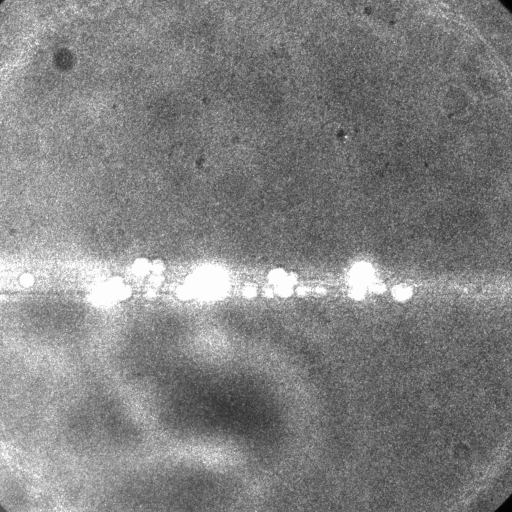
#> input picture images/m_X1.tif, 1024 x 1024 px (shown at 1/2 size)
$ python -i ransac.py   (imports and definitions only)
#> lines starting #> are read from the running program, lines starting #| are printed output that depends on the picture; after the words box and inside, x2 and y2 are one past the last pixel; in counts of white or black regions, pixels touching at a corner belong together
#> further down, picture is the input picture: shape (1024, 1024); min 0, max 253, mean 129.5
import numpy as np
import random
import cv2 as cv
import pandas as pd

from skimage import img_as_ubyte
from skimage.feature import canny

# [198 lines left out: functions random_points, change_frame_of_reference, distance_to_ellipse, distance_2_points, general_ellipse, innerLuminosity, not called in this run]

def image_processing(img,
                     d = 7, sigmaColor = 50, sigmaSpace = 50,
                     sigma = 2.5, ksize = 4):
  '''
  Processes the inputed image and returns its contours.
  -------
  Parameters:
  img : Mat, np.ndarray-like. Variable returned by opencv functions.
        Source image.
  d, sigmaColor, sigmaSpace : int, positive.
                              Parameters for bilateral filter.
  sigma : float, positive
  ksize : int
          Parameter for dilate. Size of the square window.
  '''
#> called with d = 7, sigmaColor = 50, sigmaSpace = 50, sigma = 2.5, ksize = 4
  out = cv.bilateralFilter(img, d, sigmaColor, sigmaSpace)
  out = img_as_ubyte(canny(out, sigma))
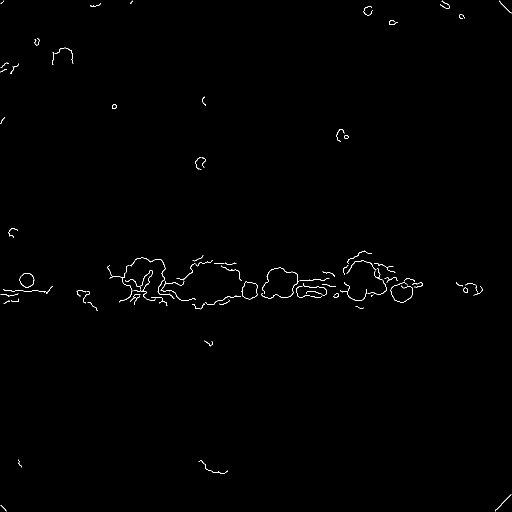
#> out: shape (1024, 1024) (shown at 1/2 size); 0.43% white in thin lines or dots

  kernel = np.ones((ksize, ksize))
  out = cv.morphologyEx(out, cv.MORPH_DILATE, kernel)
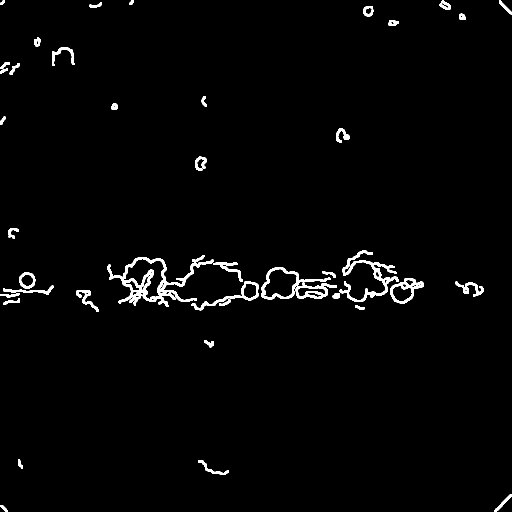
#> out: shape (1024, 1024) (shown at 1/2 size); 1.9% white; 44 white regions

  contours = cv.findContours(out,cv.RETR_EXTERNAL,cv.CHAIN_APPROX_NONE)
#> contours = 44 contours; largest, box (x1, y1, x2, y2) and area: (214, 510, 427, 614) 4344, (522, 534, 661, 599) 3861, (780, 556, 848, 607) 1928, (679, 520, 798, 604) 1792, (383, 562, 518, 621) 1544
  contours = contours[0] if len(contours) == 2 else contours[1]

  return contours


# [119 lines left out: functions ransac, toDF, not called in this run]

>>> import cv2
>>> picture = cv2.imread('../images/m_X1.tif', cv2.IMREAD_GRAYSCALE)
>>> result = image_processing(picture)
#> result has the same summary as contours in image_processing

$ run again, on images/m_X10.tif
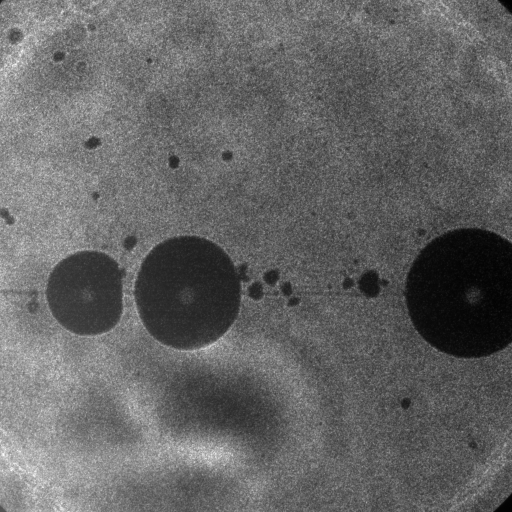
#> input picture images/m_X10.tif, 1024 x 1024 px (shown at 1/2 size)
#> picture is the input picture: shape (1024, 1024); min 0, max 253, mean 100.5
#> in image_processing, `out = img_as_ubyte(canny(out, sigma))`:
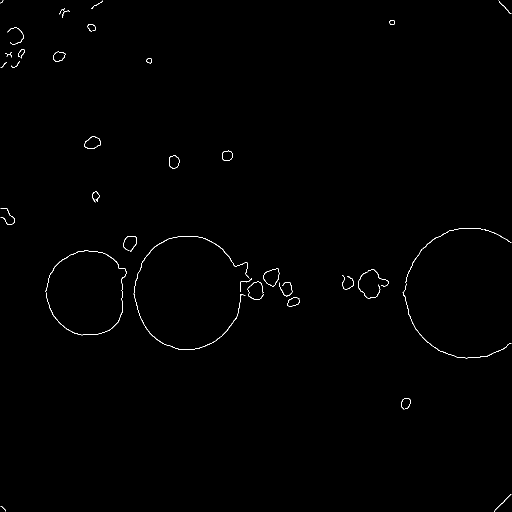
#> out: shape (1024, 1024) (shown at 1/2 size); 0.4% white in thin lines or dots
#> in image_processing, `out = cv.morphologyEx(out, cv.MORPH_DILATE, kernel)`:
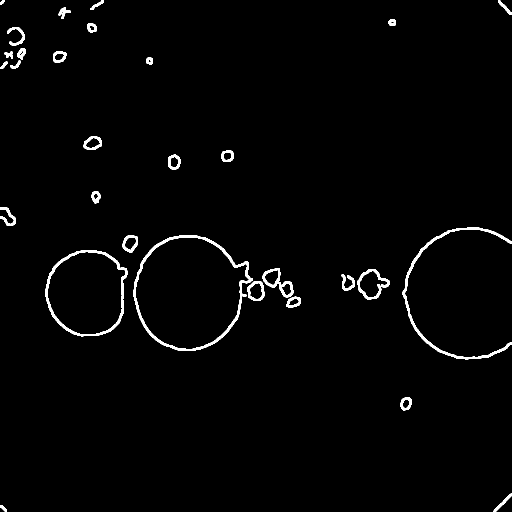
#> out: shape (1024, 1024) (shown at 1/2 size); 1.7% white; 30 white regions
#> contours = 30 contours; largest, box (x1, y1, x2, y2) and area: (90, 500, 255, 673) 22134, (266, 471, 506, 702) 3074, (715, 538, 779, 599) 2460, (804, 455, 1024, 719) 2396, (525, 536, 587, 595) 1652
#> result has the same summary as contours in image_processing

$ run again, on images/m_X11.tif
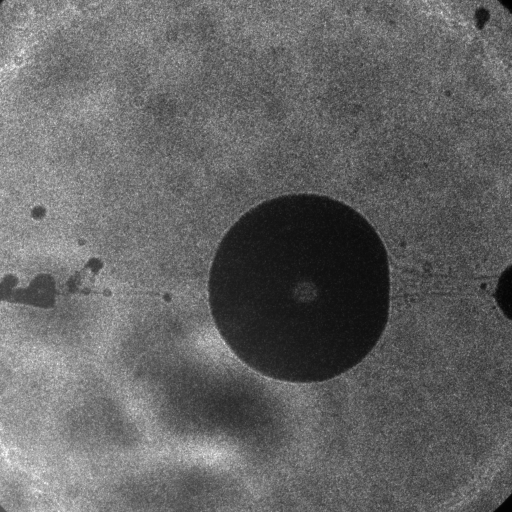
#> input picture images/m_X11.tif, 1024 x 1024 px (shown at 1/2 size)
#> picture is the input picture: shape (1024, 1024); min 0, max 253, mean 100.4
#> in image_processing, `out = img_as_ubyte(canny(out, sigma))`:
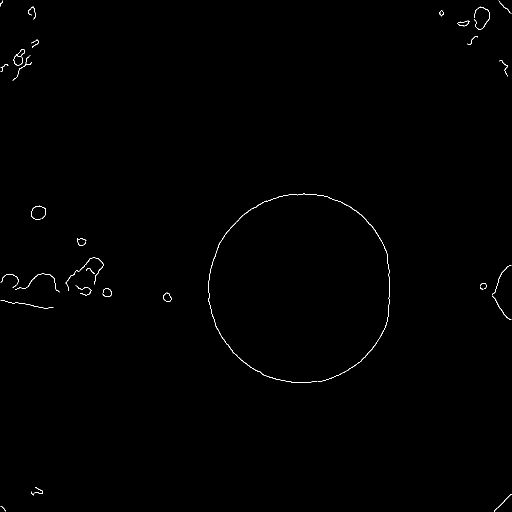
#> out: shape (1024, 1024) (shown at 1/2 size); 0.32% white in thin lines or dots
#> in image_processing, `out = cv.morphologyEx(out, cv.MORPH_DILATE, kernel)`:
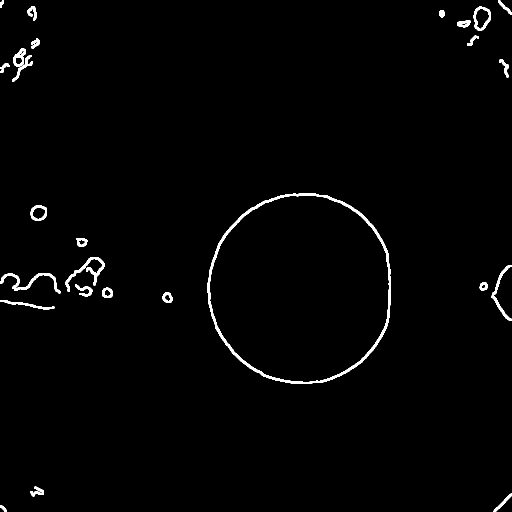
#> out: shape (1024, 1024) (shown at 1/2 size); 1.4% white; 26 white regions
#> contours = 26 contours; largest, box (x1, y1, x2, y2) and area: (415, 386, 782, 768) 111316, (947, 12, 982, 62) 1242, (130, 514, 209, 583) 838, (0, 546, 121, 587) 817, (61, 410, 94, 442) 810
#> result has the same summary as contours in image_processing
